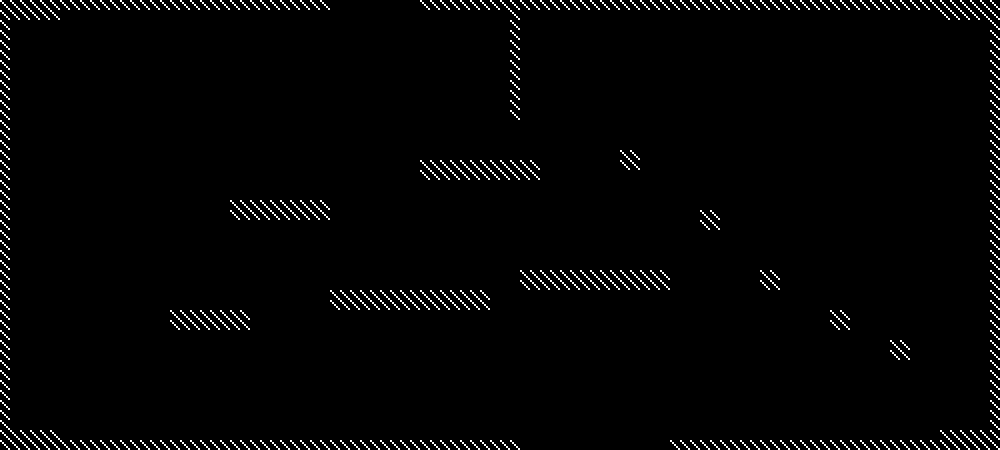

This game map was drawn from its Tiled (.tmx) file and the tilesets committed beside it. A one-line description and the trimmed map source follow:
An orthogonal 100x45 tile map with 10x10 px tiles, 1 tile layer (Tile Layer 1).

<map version="1.0" orientation="orthogonal" renderorder="right-down" width="100" height="45" tilewidth="10" tileheight="10" nextobjectid="1">
 <tileset firstgid="1" name="debug10x10" tilewidth="10" tileheight="10" tilecount="1" columns="1">
  <image source="../assets/graphics/debug/tile10x10.gif" width="10" height="10" />
 </tileset>
 <layer name="Tile Layer 1" width="100" height="45">
  <data>[4500 cells, 435 non-empty, 1 distinct tile ids]</data>
 </layer>
</map>
